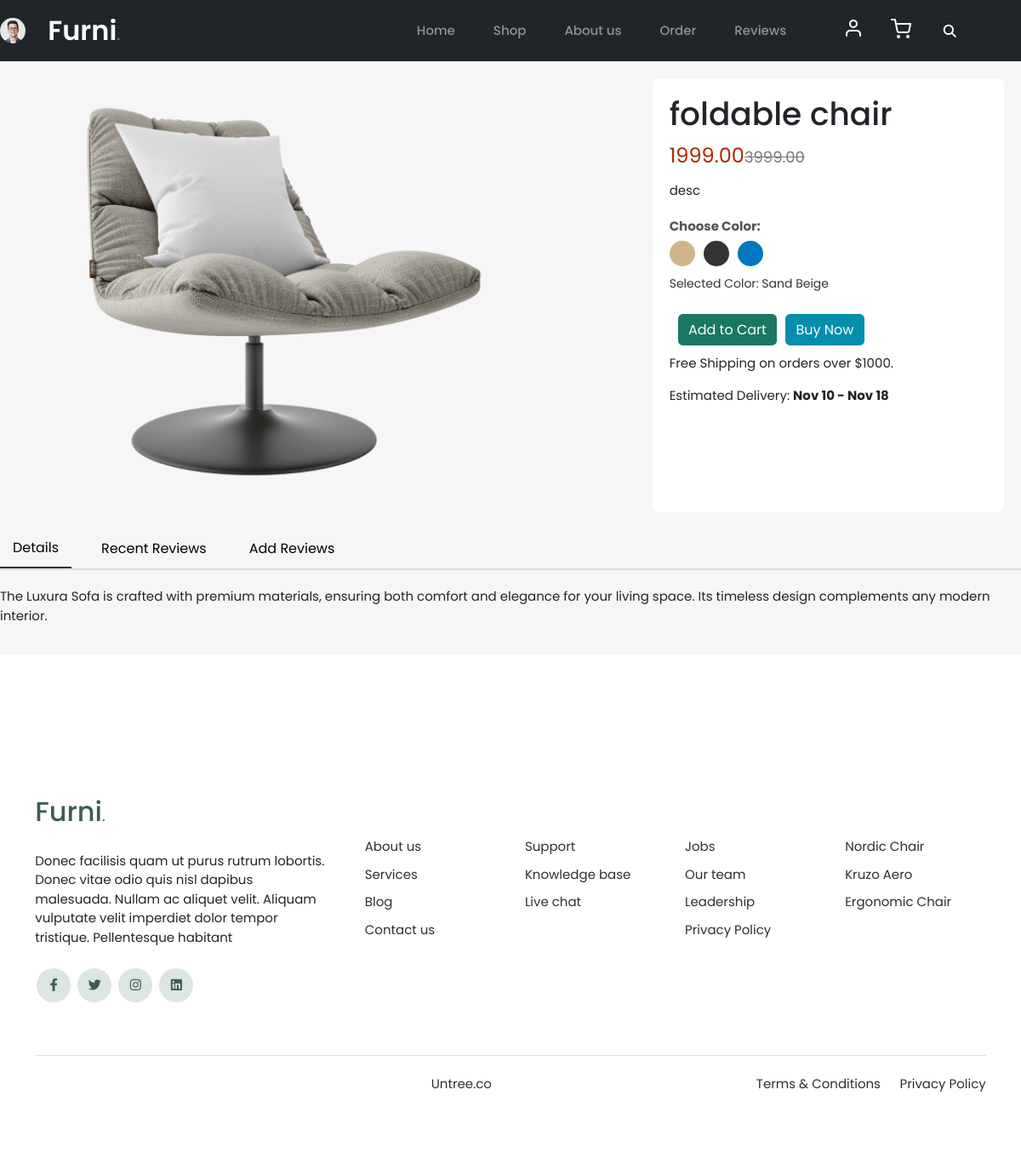
The app's page /single_productpage/2 (signed in) with its own data.
### ecomapp/models.py (models this page shows, shortened)
class CustomUser(AbstractUser):
    is_seller=models.BooleanField(default=False)
    is_customer=models.BooleanField(default=False)

class Customer(models.Model):
    user=models.OneToOneField('CustomUser',on_delete=models.CASCADE,related_name='customer')
    Name=models.CharField(max_length=100)
    Age=models.IntegerField()
    Phone=models.IntegerField()
    Email=models.EmailField(max_length=100)
    Image = models.ImageField(upload_to='customer/', blank=True, null=True)

class Product(models.Model):
    seller=models.ForeignKey(Sellerdetails,on_delete=models.CASCADE)
    category = models.ForeignKey(Category, on_delete=models.CASCADE)
    name = models.CharField(max_length=255)
    description = models.TextField(blank=True, null=True)
    price = models.DecimalField(max_digits=10, decimal_places=2)
    stock = models.IntegerField(default=0)
    is_sale=models.BooleanField(default=False)
    sale_price=models.DecimalField(max_digits=10, decimal_places=2 ,null=True,blank=True)
    image = models.ImageField(upload_to='products/', blank=True, null=True)

### ecomapp/views.py (the view)
# urls.py: path('single_productpage/<int:id>',views.single_productpage ,name='single_productpage'),
def single_productpage(req,id):
    data = Product.objects.get(id=id)
    cmnt = Review.objects.filter(product=data).order_by('-id') [0:3]
    return render(req,'single_productpage.html',{'data':data, 'cmnt':cmnt})

### templates/single_productpage.html (shortened to what this page needs)
{% extends 'base.html' %}
{% load static %}
{% block content %}
<div class="product-page" >
    <div class="image-section">
        <div class="main-image-container">
            <img src="{{data.image.url}}" alt="Luxurious Sofa" id="" class="lightbox-trigger" style="width: 500px; margin-left: 60px;">
        </div>
    </div>
    <aside class="product-info-sidebar" >
        <h1>{{data.name}}</h1>
        <p class="price">{{data.sale_price}}<span class="discount">{{data.price}}</span></p>
        <p class="short-desc">{{data.description}}</p>
        <div class="product-options">
            <div class="color-selection">
                <label>Choose Color:</label>
                <div class="color-options">
                    <div class="color-icon" data-color="Sand Beige" style="background-color: #d2b48c;" onclick="selectColor('Sand Beige')"></div>
                    <div class="color-icon" data-color="Charcoal Black" style="background-color: #333;" onclick="selectColor('Charcoal Black')"></div>
                    <div class="color-icon" data-color="Ocean Blue" style="background-color: #0077be;" onclick="selectColor('Ocean Blue')"></div>
                </div>
                <p id="selected-color">Selected Color: Sand Beige</p>
            </div>
        </div>
            <div class="action-button">
            <a href="{% url 'add_to_cart' data.id %}" class="btn-add-to-cart btn " style="text-decoration: none;">Add to Cart</a>
            <a href="{% url 'Proceed_to_checkout' data.id %}" class="btn-buy-now btn"     style="text-decoration: none;">Buy Now</a>
            </div>
        <div class="additional-info">
            <p>Free Shipping on orders over $1000.</p>
            <p>Estimated Delivery: <strong>Nov 10 - Nov 18</strong></p>
        </div>
    </aside>
</div>
<section class="product-details">
    <div class="tab-buttons">
        <button onclick="showTab('details')" class="active">Details</button>
        <button onclick="showTab('specs')">Recent Reviews</button>
        <button onclick="showTab('reviews')">Add Reviews</button>
    </div>
    <div id="details" class="tab-content active">
        <p>The Luxura Sofa is crafted with premium materials, ensuring both comfort and elegance for your living space. Its timeless design complements any modern interior.</p>
    </div>
</section>
{% endblock %}

### templates/base.html (shortened to what this page needs)
{% load static %}
<!doctype html>
<html lang="en">
<head>
  <link rel="stylesheet" href="{% static 'assets2/style.css' %}">
		<link href="{% static 'assets1/css/bootstrap.min.css' %}" rel="stylesheet">
		<link href="{% static 'assets1/https://cdnjs.cloudflare.com/ajax/libs/font-awesome/6.0.0-beta3/css/all.min.css' %}" rel="stylesheet">
		<link href="{% static 'assets1/css/tiny-slider.css' %}" rel="stylesheet">
		<link href="{% static 'assets1/css/style.css' %}" rel="stylesheet">
		 <link rel="stylesheet" href="{% static 'assets2/https://cdn.jsdelivr.net/npm/bootstrap@4.0.0/dist/css/bootstrap.min.css' %}">
		 <link href="{% static 'assets2/https://unpkg.com/boxicons@2.1.2/css/boxicons.min.css' %}" rel='stylesheet'>
		  <link rel="stylesheet" href="{% static 'assets3/style.css' %}">
		  <link rel="stylesheet" href="https://cdnjs.cloudflare.com/ajax/libs/font-awesome/6.4.0/css/all.min.css">
	</head>
	<body>
		<nav class="custom-navbar navbar navbar navbar-expand-md navbar-dark bg-dark" arial-label="Furni navigation bar">
				<a class="nav-link" href="{% url 'userprofile' %}">
				<img class="rounded-circle" style="width: 30px;"  src="{{user.customer.Image.url}}">
				</a>
			<div class="container " style="padding-left: -10px;">
				<a class="navbar-brand" href="">Furni<span>.</span></a>
				<div class="collapse navbar-collapse" id="navbarsFurni">
					<ul class="custom-navbar-nav navbar-nav ms-auto mb-2 mb-md-0">
						<li class="nav-item" id="home">
							<a class="nav-link" href="{% url 'index' %}">Home</a>
						</li>
						<li id="shop"><a class="nav-link"  href="{% url 'shop' %}">Shop</a></li>
						<li id="about"><a class="nav-link"  href="about.html">About us</a></li>
						<li id="order"><a class="nav-link"  href="{% url 'order' %}">Order</a></li>
						<li id="blog"><a class="nav-link"  href="{% url 'blog' %}">Reviews</a></li>
					</ul>
					<ul class="custom-navbar-cta navbar-nav mb-2 mb-md-0 ms-5">
						<li><a class="nav-link" href="{% url 'register_customer' %}"><img src=" {% static 'assets1/images/user.svg' %} "></a></li>
						<li><a class="nav-link" href="{% url 'cart' %}"><img src="{% static 'assets1/images/cart.svg' %}"></a></li>
						<li><i onclick="changeSearch()" class="fa fa-search" style="display: flex;margin-left: 30px;margin-top: 15px;color: white;width: 65px;height: 30px;" ></i></li>
					</ul>
				</div>
			</div>
		</nav>
        {% block content %}
        {% endblock %}
		<footer class="footer-section">
			<div class="container relative">
				<div class="row">
					<div class="col-lg-8">
					</div>
				</div>
				<div class="row g-5 mb-5">
					<div class="col-lg-4">
						<div class="mb-4 footer-logo-wrap"><a href="#" class="footer-logo">Furni<span>.</span></a></div>
						<p class="mb-4">Donec facilisis quam ut purus rutrum lobortis. Donec vitae odio quis nisl dapibus malesuada. Nullam ac aliquet velit. Aliquam vulputate velit imperdiet dolor tempor tristique. Pellentesque habitant</p>
						<ul class="list-unstyled custom-social">
							<li><a href="#"><span class="fa fa-brands fa-facebook-f"></span></a></li>
							<li><a href="#"><span class="fa fa-brands fa-twitter"></span></a></li>
							<li><a href="#"><span class="fa fa-brands fa-instagram"></span></a></li>
							<li><a href="#"><span class="fa fa-brands fa-linkedin"></span></a></li>
						</ul>
					</div>
					<div class="col-lg-8">
						<div class="row links-wrap">
							<div class="col-6 col-sm-6 col-md-3">
								<ul class="list-unstyled">
									<li><a href="#">About us</a></li>
									<li><a href="#">Services</a></li>
									<li><a href="#">Blog</a></li>
									<li><a href="#">Contact us</a></li>
								</ul>
							</div>
							<div class="col-6 col-sm-6 col-md-3">
								<ul class="list-unstyled">
									<li><a href="#">Support</a></li>
									<li><a href="#">Knowledge base</a></li>
									<li><a href="#">Live chat</a></li>
								</ul>
							</div>
							<div class="col-6 col-sm-6 col-md-3">
								<ul class="list-unstyled">
									<li><a href="#">Jobs</a></li>
									<li><a href="#">Our team</a></li>
									<li><a href="#">Leadership</a></li>
									<li><a href="#">Privacy Policy</a></li>
								</ul>
							</div>
							<div class="col-6 col-sm-6 col-md-3">
								<ul class="list-unstyled">
									<li><a href="#">Nordic Chair</a></li>
									<li><a href="#">Kruzo Aero</a></li>
									<li><a href="#">Ergonomic Chair</a></li>
								</ul>
							</div>
						</div>
					</div>
				</div>
				<div class="border-top copyright">
					<div class="row pt-4">
						<div class="col-lg-6">
							<p class="mb-2 text-center text-lg-start"> <a href="https://untree.co">Untree.co</a>
            </p>
						</div>
						<div class="col-lg-6 text-center text-lg-end">
							<ul class="list-unstyled d-inline-flex ms-auto">
								<li class="me-4"><a href="#">Terms &amp; Conditions</a></li>
								<li><a href="#">Privacy Policy</a></li>
							</ul>
						</div>
					</div>
				</div>
			</div>
		</footer>
	</body>
</html>

### static/assets2/style.css (style rules this page uses)
* { margin: 0; padding: 0; }
.copyright { color: white; margin-top: 20px; }

### static/assets1/css/style.css (style rules this page uses)
body { overflow-x: hidden; position: relative; }
body { font-family: "Inter", sans-serif; font-weight: 400; line-height: 28px; color: #6a6a6a; font-size: 14px; background-color: #eff2f1; }
a { text-decoration: none; -webkit-transition: .3s all ease; -o-transition: .3s all ease; transition: .3s all ease; color: #2f2f2f; text-decoration: underline; }
.custom-navbar { background: #3b5d50 !important; padding-top: 20px; padding-bottom: 20px; }
.custom-navbar .navbar-brand { font-size: 32px; font-weight: 600; }
.custom-navbar .navbar-brand > span { opacity: .4; }
@media (min-width: 992px) { .custom-navbar .custom-navbar-nav li { margin-left: 15px; margin-right: 15px; } }
.custom-navbar .custom-navbar-nav li a { font-weight: 500; color: #ffffff !important; opacity: .5; -webkit-transition: .3s all ease; -o-transition: .3s all ease; transition: .3s all ease; position: relative; }
@media (min-width: 768px) { .custom-navbar .custom-navbar-nav li a:before { content: ""; position: absolute; bottom: 0; left: 8px; right: 8px; background: #f9bf29; height: 5px; opacity: 1; visibility: visible; width: 0; -webkit-transition: .15s all ease-out; -o-transition: .15s all ease-out; transition: .15s all ease-out; } }
.custom-navbar .custom-navbar-cta { margin-left: 0 !important; -webkit-box-orient: horizontal; -webkit-box-direction: normal; -ms-flex-direction: row; flex-direction: row; }
@media (min-width: 768px) { .custom-navbar .custom-navbar-cta { margin-left: 40px !important; } }
.custom-navbar .custom-navbar-cta li { margin-left: 0px; margin-right: 0px; }
.custom-navbar .custom-navbar-cta li:first-child { margin-right: 20px; }
.btn { font-weight: 600; padding: 12px 30px; border-radius: 30px; color: #ffffff; background: #2f2f2f; border-color: #2f2f2f; }
.footer-section { padding: 80px 0; background: #ffffff; }
.footer-section .relative { position: relative; }
.footer-section a { text-decoration: none; color: #2f2f2f; -webkit-transition: .3s all ease; -o-transition: .3s all ease; transition: .3s all ease; }
.footer-section .links-wrap { margin-top: 0px; }
@media (min-width: 992px) { .footer-section .links-wrap { margin-top: 54px; } }
.footer-section .links-wrap ul li { margin-bottom: 10px; }
.footer-section .footer-logo-wrap .footer-logo { font-size: 32px; font-weight: 500; text-decoration: none; color: #3b5d50; }
.footer-section .custom-social li { margin: 2px; display: inline-block; }
.footer-section .custom-social li a { width: 40px; height: 40px; text-align: center; line-height: 40px; display: inline-block; background: #dce5e4; color: #3b5d50; border-radius: 50%; }
.footer-section .border-top { border-color: #dce5e4; }
.footer-section .border-top.copyright { font-size: 14px !important; }

### static/assets3/style.css (style rules this page uses)
* { margin: 0; padding: 0; box-sizing: border-box; text-decoration: none; list-style: none; scroll-behavior: smooth; }
body { background: white; }
html { scroll-behavior: smooth; }

### templates/single_productpage.html (style rules this page uses)
body { background-color: #f7f6f6 }

### records on screen
CustomUser: customer.Image (picture)
Product: image (picture), name "foldable chair", sale_price "1999.00", price "3999.00", description "desc"
